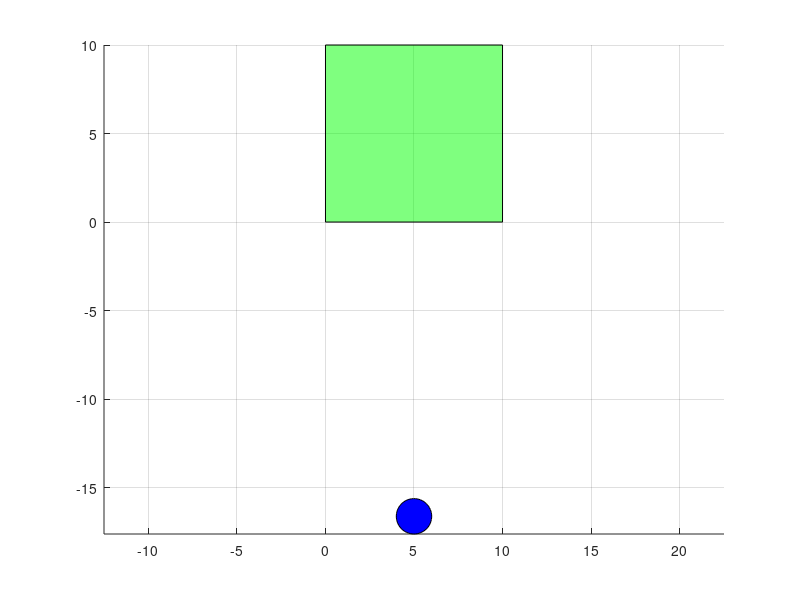
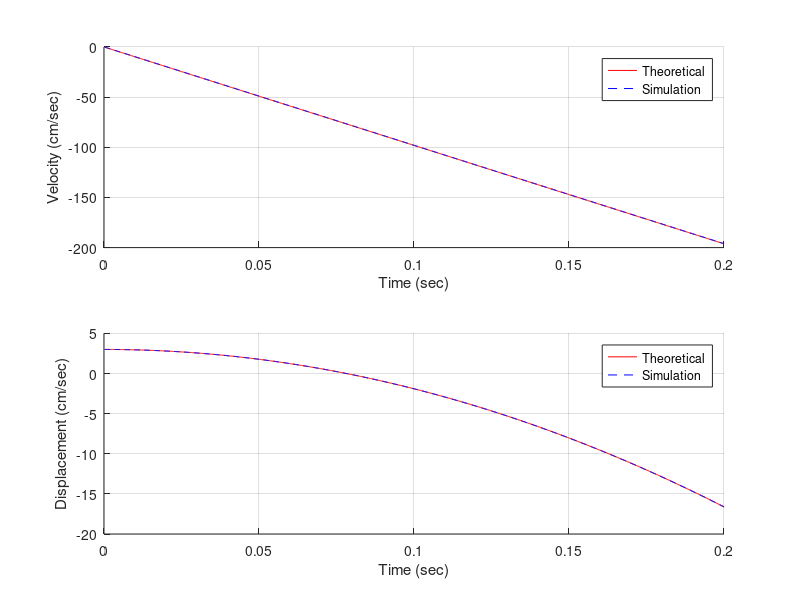

Write the MATLAB code that produced these figures, in order. (Note: this script raises an error after producing the figures.)
% --------------------------
% Developer: Seung Jae Lee
% Date: 2/8/2021
% Abstract: This is the very first code to simulate dropping a ball
% Unit: cm, g, N
% --------------------------

clc
clear 
close all

% -------------------------------
% Global variables
% -------------------------------
grav_acc        = -981; % 981 cm/s^2

% user-input
sim_duration    = 0.2;  % unit: second 
dt              = 2e-4; % unit: second
sim_steps       = sim_duration/dt;
density         = 0.1;  % 0.1 g/cc 
% -------------------------------
% Define balls
% -------------------------------
b = struct();

% first ball
b(1).r  = 1;
b(1).m  = 4/3*pi*(b(1).r)^3*density;
b(1).cx = 5;    % center x
b(1).cz = 3;    % center z
b(1).vx = 0;    % velocity x
b(1).vz = 0;    % velocity z
b(1).fx = 0;    % force x
b(1).fz = 0;    % force z

% for theoretical solution
time = dt*[1:sim_steps];
theoretical_vz = b(1).vz + grav_acc*time;
theoretical_cz = b(1).cz + b(1).vz*time + 0.5*grav_acc*time.^2;

% -------------------------------
% Initial plot
% -------------------------------
% draw boundary
bndX = [0,0,10,10];
bndZ = [0,10,10,0];
patch(bndX,bndZ,'g','FaceAlpha',0.5);
axis equal 
grid on
hold on

% draw balls (circles)
Xcircle = cos([0:0.1:2*pi]);
Zcircle = sin([0:0.1:2*pi]);
GM(1) = patch(b(1).cx+Xcircle*b(1).r,b(1).cz+Zcircle*b(1).r,'b');
axis equal 

% -------------------------------
% Time integration (simulation)
% -------------------------------
array_vz = zeros(1,sim_steps);
array_cz = zeros(1,sim_steps);

for i = 1:sim_steps
    %--------------------------------------------
    % particle force update
    %--------------------------------------------    
    % global force update
    b(1).fz = b(1).m * grav_acc;

    %--------------------------------------------
    % particle motion update
    %--------------------------------------------
    % ball motion update
    b(1).vz     = b(1).vz + b(1).fz/b(1).m*dt;
    if (i==1) b(1).vz = b(1).vz/2; end % central time integration
    b(1).cz     = b(1).cz + b(1).vz*dt;
    array_vz(i) = b(1).vz;
    array_cz(i) = b(1).cz;
    
    %--------------------------------------------
    % update display 
    %--------------------------------------------
    set(GM(1),'XData',b(1).cx+Xcircle*b(1).r,'YData',b(1).cz+Zcircle*b(1).r)
    drawnow
end

% -------------------------------------
% Compare with the theoretical solution
% -------------------------------------
% velocity
figure
subplot(2,1,1)
hold on 
grid on 
plot(time,theoretical_vz,'r-')
plot(time,array_vz,'b--')
xlabel('Time (sec)')
ylabel('Velocity (cm/sec)')
legend('Theoretical','Simulation')

% displacement
subplot(2,1,2)
hold on 
grid on 
plot(time,theoretical_cz,'r-')
plot(time,array_cz,'b--')
xlabel('Time (sec)')
ylabel('Displacement (cm/sec)')
legend('Theoretical','Simulation')

sgtitle('Comparison with the theoretical solutions')
